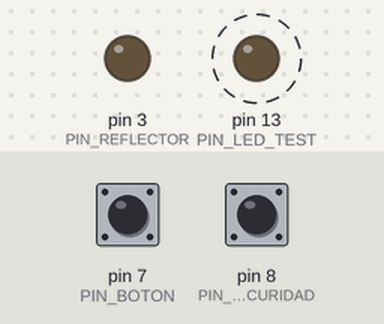
Bench run of a sketch on a simulated Arduino Uno, built with avr-gcc and run on an emulated ATmega328P. Parts: output pins drawn as LEDs (lit = HIGH). Dashed ring = blinking. The inputs (shaded band) are chosen by the test bench; at power-on: pin 7 (PIN_BOTON) HIGH, pin 8 (PIN_DETECTA_OSCURIDAD) HIGH. EEPROM starts erased; what the sketch prints to the serial monitor is not drawn.

Above: at 1.2 s.
1.3 s: pin 7 (PIN_BOTON) pulled LOW for 0.15 s
At 1.9 s:
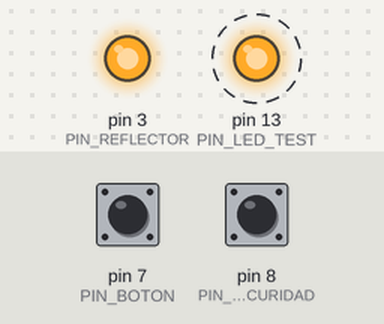
7.3 s: pin 7 (PIN_BOTON) pulled LOW for 1 s
At 7.75 s:
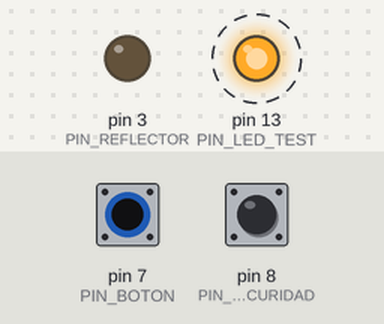
11.0 s: pin 7 (PIN_BOTON) pulled LOW for 3.2 s
At 11.25 s:
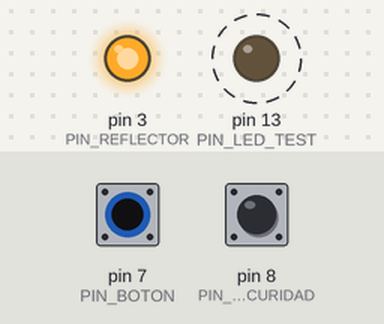
Timing chart, 0 to 16.7 s (numbered marks = the images above; inputs shaded):
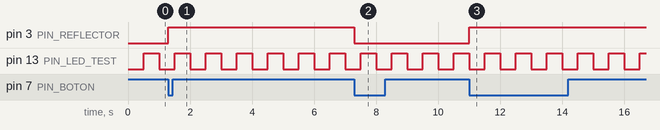

Measured:
- after the input at 1.3 s, pin 3 (PIN_REFLECTOR): LOW → HIGH at once
- after the input at 7.3 s, pin 3 (PIN_REFLECTOR): HIGH → LOW at once
- after the input at 11.0 s, pin 3 (PIN_REFLECTOR): LOW → HIGH at once
- by itself, pin 13 (PIN_LED_TEST): alternates HIGH for 0.50 s and LOW for 0.50 s

The sketch:

ej03b_base.ino
```cpp
/*
ITES - Instituto Tecnológico de Educación Superior
Tecnicatura Superior en Desarrollo de Software
Cátedra Microcontroladores II
Escrito Por:
Fecha:
--------------------------------------------------
Ejercicio Nro. 3
Primer proyecto en GitHub
prueba por Ezequiel Errecalde
prueba por Enrique Sabetta
prueba por Matias Draeger
--------------------------------------------------
Objetivo:
INTERRUPTOR CREPUSCULAR CON SENSOR DE PRESENCIA
Condiciones:
•  PIN 3 = Reflector (K1) (1 = activado)
•  PIN 8 = Detector de luz (SW1) (1 = oscuro)
•  PIN 9 = Detector de presencia (SW2) (1 = detección)
•  PIN 10 = Destello de sistema funcionando (Utilizar este PIN como
verificación visual de que el sistema está funcionando)

NIVEL 1:
Si está oscuro (SW1 == 1) y se detectó presencia (SW2 == 1), encender el
reflector (K1 = 1) durante un tiempo determinado (fijo) y luego de dicho
tiempo apagarlo.

NIVEL 2:
- Si se presionar el BOTON_COMANDO_MANUAL, debe encender el reflector si estaba apagado, y apagarlo si estaba encendido.
Se debe apagar de manera temporizada únicamente si se encendió de manera automática.

- Guardar en la memoria no volatil, los valores registrados (cantidad de encendidos + tiempo acumulado de funcionamiento)
- Utilizar INPUT_PULLUP para las entradas (así evitamos la necesidad de resistencias pull up externas)
*/
#include <EEPROM.h>

#define PIN_BOTON                               7
#define CONFIGURAR_BOTON                        pinMode(PIN_BOTON, INPUT_PULLUP)
#define BOTON_PRESIONADO                        (digitalRead(PIN_BOTON)==LOW)

#define PIN_DETECTA_OSCURIDAD                   8
#define CONFIGURAR_DETECTA_OSCURIDAD            pinMode(PIN_DETECTA_OSCURIDAD, INPUT_PULLUP)
#define ESTA_OSCURO                             (digitalRead(PIN_DETECTA_OSCURIDAD)==LOW)

#define PIN_DETECTA_PRESENCIA                   9
#define CONFIGURAR_DETECTA_PRESENCIA            pinMode(PIN_DETECTA_PRESENCIA, INPUT_PULLUP)
#define DETECTA_PRESENCIA                       (digitalRead(PIN_DETECTA_PRESENCIA)==LOW)

#define PIN_REFLECTOR                           3
#define CONFIGURAR_REFLECTOR                    pinMode(PIN_REFLECTOR, OUTPUT)
#define APAGAR_REFLECTOR                        digitalWrite(PIN_REFLECTOR, LOW)
#define ENCENDER_REFLECTOR                      digitalWrite(PIN_REFLECTOR, HIGH)

#define PIN_LED_TEST                            13       //Build in Led
#define CONFIGURAR_LED_TEST                     pinMode(PIN_LED_TEST, OUTPUT)
#define APAGAR_LED_TEST                         digitalWrite(PIN_LED_TEST, LOW)
#define ENCENDER_LED_TEST                       digitalWrite(PIN_LED_TEST, HIGH)

#define ON                                      1
#define OFF                                     0

#define SALVAR_ENCENDIDOS 10
#define SALVAR_TIEMPO_MARCHA 11

unsigned char pulsos = 1;
unsigned long millis_pulso = 200, millis_off = 1000;
unsigned long tpo_marcha =0;

bool reflector = 0;  //el reflector se enciende/apaga según esta variable
bool encendido_manual=0;

unsigned int encendidos=0;
byte dirEncendidos = 0;
byte dirTpoMarcha = 1;
bool tx_temporizador=true;
bool tx_encendidos=true;
bool tx_tpo_marcha=false;
int temporizador=2000;
int tpo_energizado=30000;
bool tx_tpo_energizado=true;
bool tx_tiempo=false;
unsigned long tiempo=0;


void setup(void)
	{
	CONFIGURAR_DETECTA_OSCURIDAD;
	CONFIGURAR_DETECTA_PRESENCIA;
	CONFIGURAR_REFLECTOR;
	CONFIGURAR_LED_TEST;
  CONFIGURAR_BOTON;
	APAGAR_REFLECTOR;
	APAGAR_LED_TEST;
	Serial.begin(9600);
	}

void LedTest(void)  //Matias y Enrique
	{
	static unsigned long millis_ini = 0;
	const unsigned long intervalo = 500;
	static int ledEstadoTest = LOW;
	if (millis() - millis_ini < intervalo) return;
	millis_ini = millis();
	ledEstadoTest = !ledEstadoTest;
	if (ledEstadoTest)  ENCENDER_LED_TEST;
	else        APAGAR_LED_TEST;
	}

bool SePresionoBoton(void)
	{
	static bool boton_presionado_ant = LOW;
  static unsigned long int momentoPulsado=0;
  unsigned long int tiempoMuerto = 50;
  if (BOTON_PRESIONADO == boton_presionado_ant)  return (false);
  if(millis()-momentoPulsado>tiempoMuerto){
  boton_presionado_ant = BOTON_PRESIONADO;
  momentoPulsado=millis();
  } else return false;
  return (BOTON_PRESIONADO);
	}

void InvertirEstadoReflector(void)  //Nacho
	{
	reflector = !reflector;
	encendido_manual = reflector;
	}

void CtrlAutomaticoReflector(void) //Ezequiel
	{
	/*
	ALEJO--> Acomodar.
	Ahora, si está encendido el reflector y deja de detectar oscuridad,
	el reflector queda encendido.
	*/
	static bool detecta_presencia_ant=0;
	static unsigned long millis_inicial = 0;
	if (!ESTA_OSCURO)return; //...está oscuro
	if (DETECTA_PRESENCIA != detecta_presencia_ant) ///////// mientras haya movimiento la luz va a estar prendida, cuando deja de detectar presencia empieza el conteo
		{
		detecta_presencia_ant=DETECTA_PRESENCIA;
		  if(!DETECTA_PRESENCIA) return;               // Si se quiere que en el momento que detecte presencia se active, cambiar while por if
		  reflector = 1;
		  millis_inicial = millis();
		}
	if(encendido_manual) return;
	if (!reflector) return;
	if (millis() - millis_inicial > temporizador)
		reflector = 0;
	}

/*
void Guardar2(int dato){ //RANZ
  if(dato==SALVAR_ENCENDIDOS) EEPROM.write(0,encendidos);
  else if(dato==SALVAR_TIEMPO_MARCHA) EEPROM.write(1,tpo_marcha);
  else return;
  }
*/

void ContadorDeEncendido(void)  //Matias
	{
	static bool estado_anterior=LOW;
	if(reflector==estado_anterior) return;
	estado_anterior=reflector;
	if(reflector)
		{
		encendidos++;
    Guardar(SALVAR_ENCENDIDOS);
		}
	}

void RegistroAcumuladoDeMarcha(void) //ahi modifique la funcion, ahora respeta el tiempo que esta prendido //Ezequiel
	{
	static unsigned long tiempo_inicial=0;
	if(reflector==0) return;
	if (millis() - tiempo_inicial > 1000)
		{
		tpo_marcha ++;
		tiempo_inicial=millis();
		}
	}

void TiempoEnergizado(void)
	{
	static unsigned long tiempo_inicial=0;
	tiempo=(millis()/1000);
	if(millis() - tiempo_inicial<tpo_energizado) return;
	tiempo_inicial=millis();
	tx_tiempo=true;

   /* if(tiempo=30){
	  tx_tpo_energizado=true;
	}*/
	}


void ActualizaSalidas(void)
	{
	if(reflector)  ENCENDER_REFLECTOR;
	else          APAGAR_REFLECTOR;
	}

void TransmisionPorSerie(void)
	{
	if(tx_temporizador)
		{
		tx_temporizador=0;
		Serial.print("El valor de la variable temporizador es: ");
		Serial.println(temporizador);
		}
	if(tx_encendidos)
		{
		tx_encendidos=0;
		Serial.print("El valor de la variable encendidos es: ");
		Serial.println(encendidos);
		}
	if(tx_tpo_marcha)
		{
		tx_tpo_marcha=0;
		Serial.print("El valor de la variable tpo_marcha es: ");
		Serial.println(tpo_marcha);
		}
	if(tx_tpo_energizado)
		{
		 tx_tpo_energizado=0;
		 Serial.print("El valor de la variable tpo_energizado es: ");
		 Serial.println(tpo_energizado);
		}
	if(tx_tiempo)
		{
		  tx_tiempo=0;
		  Serial.print("El programa lleva energizado: ");
		  Serial.print(tiempo);
		  Serial.println(" segundos");
		}
	}

void RecibirPorSerie(void)
	{
	if(!Serial.available())return;
	char dato=Serial.read();
	switch(dato)
		{
		case 'T':
			tx_temporizador=true;
			break;
		case 't':
			{
			String cadena=Serial.readString();
			if(cadena.length())
				temporizador=cadena.toInt();
			tx_temporizador=true;
			break;
			}
		case 'E':
			tx_encendidos=1;
			break;
		case 'e':
			{
			String str=Serial.readString();
			encendidos=str.toInt();
			tx_encendidos=1;
			break;
			}
		case 'M':
			tx_tpo_marcha=1;
			break;
		case 'm':
			tpo_marcha=0;
			tx_tpo_marcha=1;
			break;
		case 'p':
			tx_tpo_energizado=true;
			break;
		case 'P':
			{
			String cadena=Serial.readString();
			if(cadena.length())
				tpo_energizado=cadena.toInt();
			tx_tpo_energizado=true;
			break;
			}
		default:
			break;
		}
	}

void Guardar(int valor)
  {
    switch (valor)
    {
      case SALVAR_ENCENDIDOS:
        EEPROM.update(dirEncendidos, encendidos);
        break;

      case SALVAR_TIEMPO_MARCHA:
        EEPROM.update(dirTpoMarcha, tpo_marcha);
        break;

      default: break;
    }

  }

  void DetectarApagado()
  {
    static bool estado_anterior=0;
    if(reflector!=estado_anterior){
      estado_anterior=reflector;
      if(reflector==0){
        Guardar(SALVAR_TIEMPO_MARCHA);
      }
    }
  }

void loop(void)
	{
	LedTest();
	ActualizaSalidas();
	RecibirPorSerie();
	TransmisionPorSerie();
	CtrlAutomaticoReflector();  //
	ContadorDeEncendido();  //Contar la cantidad de veces que se enciende
	RegistroAcumuladoDeMarcha();
  DetectarApagado();
	TiempoEnergizado();
	if (SePresionoBoton())
		InvertirEstadoReflector();
	}
```
